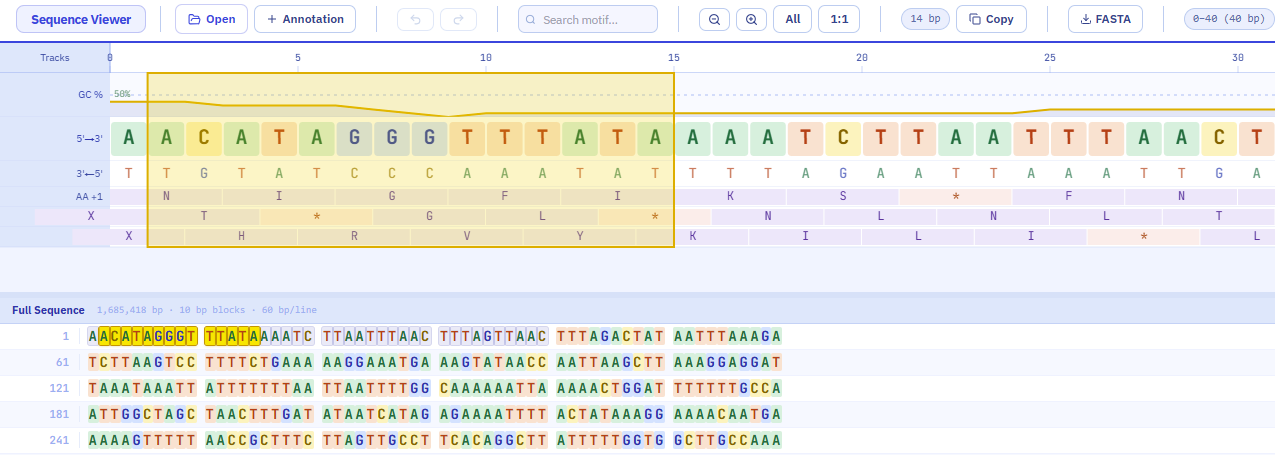
#> input picture landing/assets/seq_viewer_cut.png, 1275 x 455 px
$ python -i norm_img.py   (imports and definitions only)
#> lines starting #> are read from the running program, lines starting #| are printed output that depends on the picture
#> further down, picture is the input picture: PIL image 1275x455 RGBA; mean R, G, B, A 237, 236.7, 231.9, 255
#!/usr/bin/env python3
"""
make_16x10.py  —  Normalize AriaDNA screenshots to a clean 16:10 ratio.

Why: the landing page shows each screenshot inside a 16:10 browser mockup.
If the source image isn't 16:10, CSS either crops it (object-fit:cover) or
leaves borders (object-fit:contain). Fixing the FILES to 16:10 removes the
problem entirely — cover and contain then look identical: full frame, no crop.

Two modes (set MODE below):
  "pad"  -> never lose anything. Keeps the whole screenshot and adds a matching
            background so the canvas becomes 16:10. (Recommended for UI shots.)
  "crop" -> fills 16:10 by trimming the longer side from the center. No borders,
            but edges may be cut. Use only if your shots have safe margins.

Usage:
  1) pip install pillow
  2) put your screenshots in ./in   (or change SRC_DIR)
  3) python make_16x10.py
  4) grab the results in ./out  (same filenames)

Tip: target height 800 -> output 1280x800, which matches the mockup exactly.
"""

from PIL import Image
import os

# ─────────── settings ───────────
SRC_DIR   = "in"          # folder with your original screenshots
OUT_DIR   = "out"         # where normalized images are written
MODE      = "pad"         # "pad" (no loss) or "crop" (fill, may trim)
TARGET_W  = 1280          # output width  (16:10 -> height 800)
TARGET_H  = 800           # output height
BG        = (11, 26, 74)  # pad background = #0b1a4a (matches the mockup card)
RATIO     = TARGET_W / TARGET_H   # 1.6

# Your 6 files (rename here if yours differ). Any file in SRC_DIR is processed
# anyway; this list is just to report which ones were found.
EXPECTED = [
    "seq_viewer_cut.png",
    "multi_al.png",
    "tree_viewer.png",
    "heatmap.png",
    "sanger.png",
    "vcf.png",
]


# [10 lines left out: function fit_pad, not called in this run]


def fit_crop(img):
    """Scale to cover TARGET, then center-crop to exactly TARGET (no borders)."""
    img = img.convert("RGB")
    w, h = img.size
#> w = 1275; h = 455
    scale = max(TARGET_W / w, TARGET_H / h)
#> scale = 1.76
    new_w, new_h = round(w * scale), round(h * scale)
#> new_w = 2242; new_h = 800
    resized = img.resize((new_w, new_h), Image.LANCZOS)
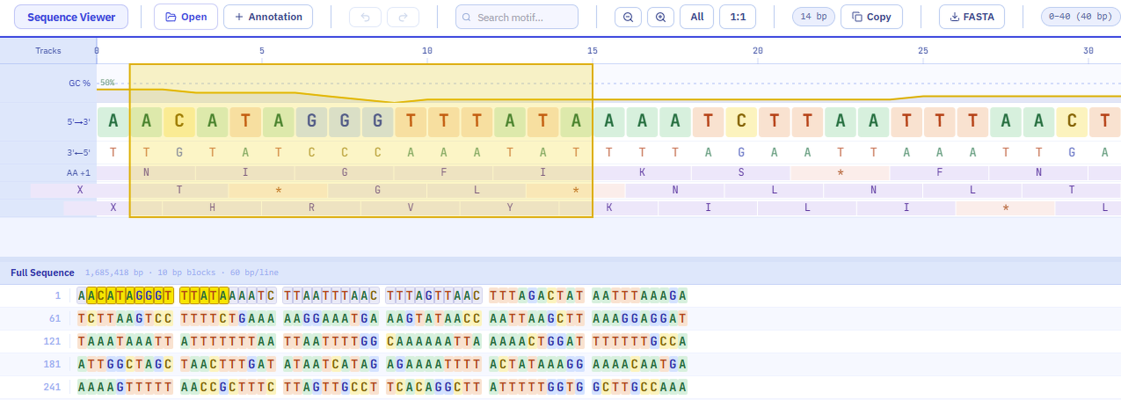
#> resized: PIL image 2242x800 RGB (shown at 1/2 size); mean R, G, B 236.8, 236.6, 231.8
    left = (new_w - TARGET_W) // 2
#> left = 481
    top  = (new_h - TARGET_H) // 2
#> top = 0
    return resized.crop((left, top, left + TARGET_W, top + TARGET_H))
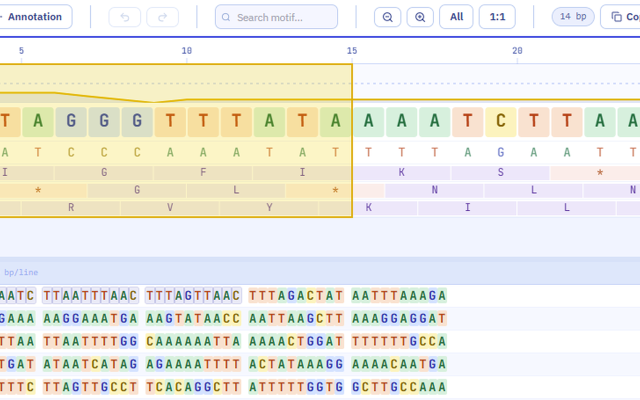
#> returned value: PIL image 1280x800 RGB (shown at 1/2 size); mean R, G, B 236.4, 235.8, 228.2


# [34 lines left out: function main, not called in this run]


# [2 lines not run here, left out]

>>> from PIL import Image
>>> picture = Image.open('assets/seq_viewer_cut.png')
>>> result = fit_crop(picture)

$ run again, on landing/assets/3333.png
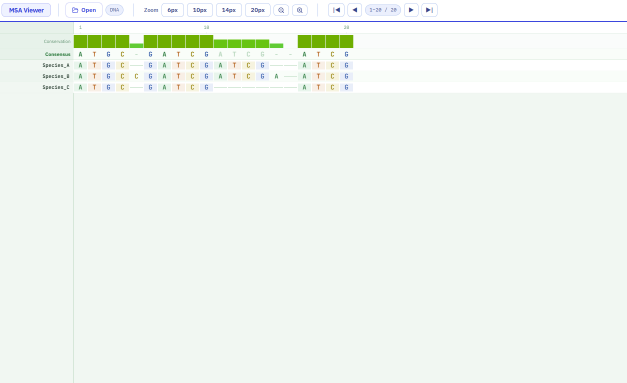
#> input picture landing/assets/3333.png, 1253 x 766 px (shown at 1/2 size)
#> picture is the input picture: PIL image 1253x766 RGBA; mean R, G, B, A 240, 246, 240.2, 255
#> in fit_crop, `return resized.crop((left, top, left + TARGET_W, top + TARGET_H))`:
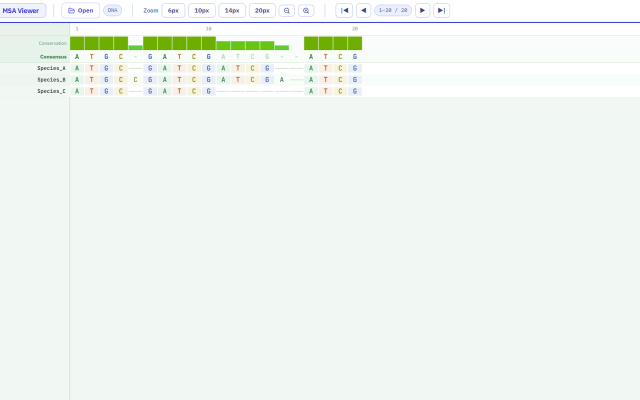
#> returned value: PIL image 1280x800 RGB (shown at 1/2 size); mean R, G, B 239.9, 245.9, 240.2

$ run again, on landing/assets/matrix_cut.png
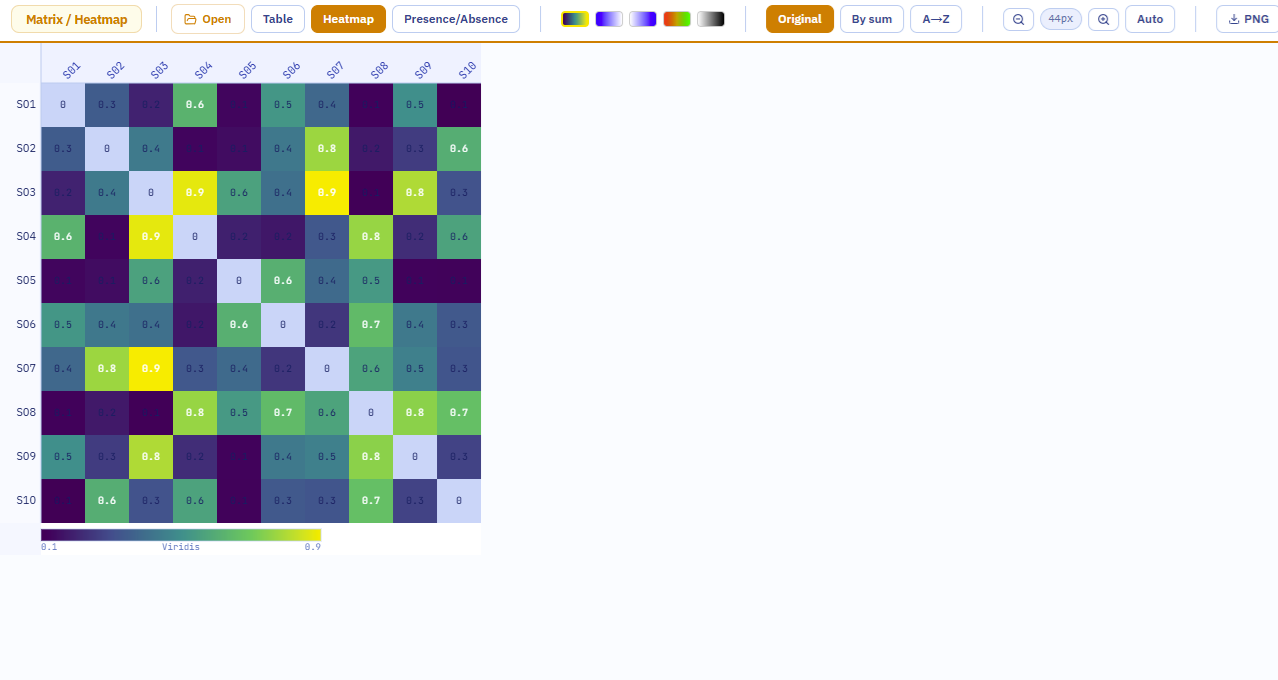
#> input picture landing/assets/matrix_cut.png, 1278 x 680 px
#> picture is the input picture: PIL image 1278x680 RGBA; mean R, G, B, A 214.1, 219.5, 222.7, 255
#> in fit_crop, `return resized.crop((left, top, left + TARGET_W, top + TARGET_H))`:
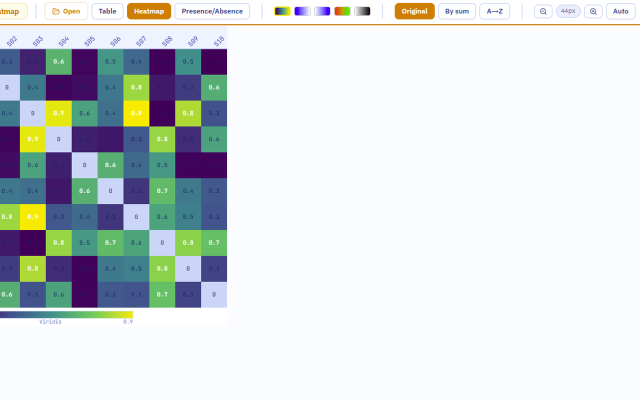
#> returned value: PIL image 1280x800 RGB (shown at 1/2 size); mean R, G, B 213.5, 219.5, 221.7
